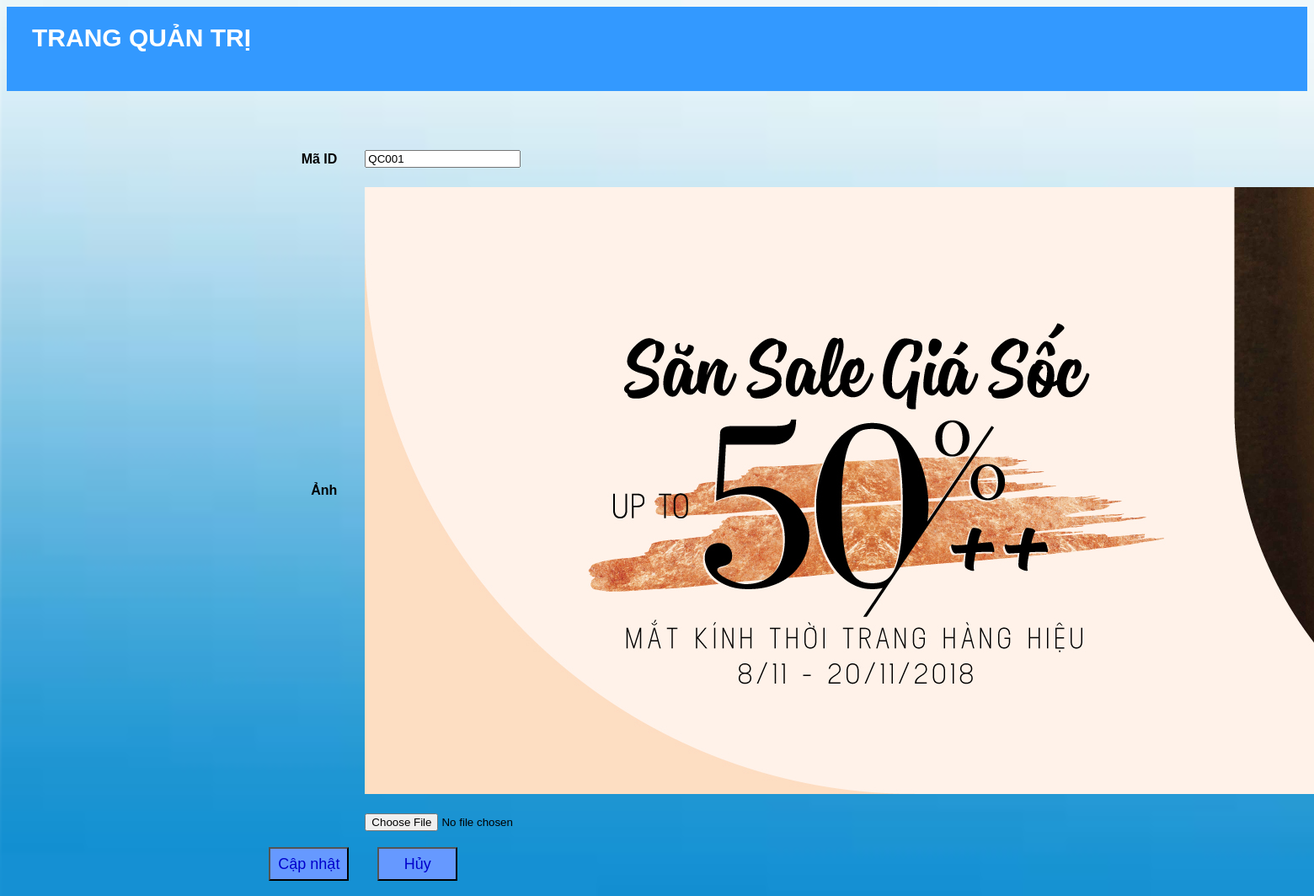
Screenshot of /ql_quangcao_sua.php?iD=QC001 with the database file from the repository.
### tables this page shows
CREATE TABLE `quangcao` (
  `iD` char(10) NOT NULL,
  `Anhqc` varchar(255) NOT NULL,
  `Link` varchar(255) NOT NULL,
  `Hang` varchar(225) NOT NULL,
  `NgayQC` date NOT NULL,
  `ThoiGian` int(10) NOT NULL,
  `ThuLoi` decimal(10,0) NOT NULL
);

### ql_quangcao_sua.php (the view, shortened to what this page needs)
<!DOCTYPE html PUBLIC "-//W3C//DTD XHTML 1.0 Transitional//EN" "http://www.w3.org/TR/xhtml1/DTD/xhtml1-transitional.dtd">
<html xmlns="http://www.w3.org/1999/xhtml">
    <head>
    </head>
    <body>
        <div class ="wrapper">
            <div class = "header">
               <h1>TRANG QUẢN TRỊ</h1>
            </div>
    </div>
        <?php
        include('connect.php');
        if (isset($_GET['iD'])) {
            $sl = "select * from quangcao where iD='" . $_GET['iD'] . "'";
        }
        $results = mysqli_query($connect, $sl);
        $d = mysqli_fetch_array($results);
        ?>
        <form action="" method="post" enctype="multipart/form-data" name="form1">
            <table class="tb" align="left" width="1000">
                <tr>
                    <td class="title" align="right">Mã ID</td>
                    <td class="txt">
                        <input type="text" name="iD" value="<?php echo $d['iD']; ?>" />
                    </td>
                </tr>
                <tr>
                    <td class="title" align="right">Ảnh</td>
                    <td class="txt">
                     <img src="image/<?php echo $d['Anhqc'] ?>"  />
                    </td>
                </tr>
                <tr>
                    <td align="right">&nbsp;</td>
                    <td>  <input type="file" name="image" id="image"  /> </td>
                </tr>
                <tr>
                    <td align="right">
                        <input type="submit" class="bt" name="Sua" value="Cập nhật" />
                    </td>
                    <td>
                       <input type="reset" class="bt"  name="Huy" value="Hủy" />
                    </td>
                </tr>
            </table>
        </form>
    </body>
</html>

### ql_quangcao_sua.php (style rules this page uses)
body { font-family: arial; background-image: url("image/biacapnhat.jpg"); background-size: cover; }
.wrapper { width: 100% ; margin: 0px ; height: auto; margin-bottom: 20px; }
.header { padding: 0px; width: 100%; background-color: #3399FF; font-weight: bold; height: 100px; font-size: 15px; }
.header h1 { float: left; height: 0px; margin-left: 30px; font-weight: bold; color: white; }
.tb { margin-left: 19%; margin-top: 47px; }
.title { font-weight: bold; padding-right: 30px; padding-bottom: 20px; }
.txt { padding-bottom: 20px; }
.bt { width: 95px; height: 40px; background: #6699FF; font-size: 18px; color: #0000CC; text-align: center; margin: 15px ; border-bottom-left-radius: 2px solid #336633; cursor: pointer; }

### rows the page displays
quangcao: iD "QC001", Anhqc (picture)
